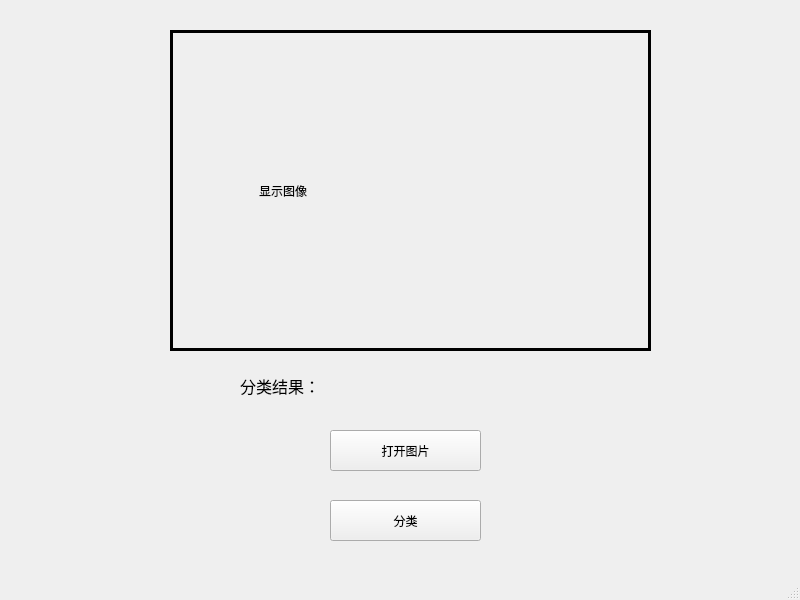
<?xml version="1.0" encoding="UTF-8"?>
<ui version="4.0">
 <class>MainWindow</class>
 <widget class="QMainWindow" name="MainWindow">
  <property name="geometry">
   <rect>
    <x>0</x>
    <y>0</y>
    <width>800</width>
    <height>600</height>
   </rect>
  </property>
  <property name="windowTitle">
   <string>图像分类器</string>
  </property>
  <widget class="QWidget" name="centralwidget">
   <widget class="QPushButton" name="pushButton">
    <property name="geometry">
     <rect>
      <x>330</x>
      <y>430</y>
      <width>151</width>
      <height>41</height>
     </rect>
    </property>
    <property name="text">
     <string>打开图片</string>
    </property>
   </widget>
   <widget class="QLabel" name="label">
    <property name="geometry">
     <rect>
      <x>170</x>
      <y>30</y>
      <width>481</width>
      <height>321</height>
     </rect>
    </property>
    <property name="styleSheet">
     <string notr="true">border:3px solid black
</string>
    </property>
    <property name="text">
     <string>                         显示图像</string>
    </property>
   </widget>
   <widget class="QPushButton" name="pushButton_2">
    <property name="geometry">
     <rect>
      <x>330</x>
      <y>500</y>
      <width>151</width>
      <height>41</height>
     </rect>
    </property>
    <property name="text">
     <string>分类</string>
    </property>
   </widget>
   <widget class="QLabel" name="label_2">
    <property name="geometry">
     <rect>
      <x>240</x>
      <y>370</y>
      <width>101</width>
      <height>31</height>
     </rect>
    </property>
    <property name="font">
     <font>
      <family>Agency FB</family>
      <pointsize>12</pointsize>
     </font>
    </property>
    <property name="text">
     <string>分类结果：</string>
    </property>
   </widget>
   <widget class="QLabel" name="label_3">
    <property name="geometry">
     <rect>
      <x>450</x>
      <y>370</y>
      <width>181</width>
      <height>31</height>
     </rect>
    </property>
    <property name="font">
     <font>
      <family>Times New Roman</family>
      <pointsize>14</pointsize>
      <weight>75</weight>
      <bold>true</bold>
     </font>
    </property>
    <property name="text">
     <string/>
    </property>
   </widget>
  </widget>
  <widget class="QStatusBar" name="statusbar"/>
 </widget>
 <resources/>
 <connections/>
</ui>
